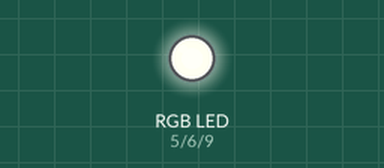
Simulated run of this sketch. Board: Arduino Uno, built with avr-gcc and run on an emulated ATmega328P. Parts: an RGB LED mixed from three pins (HIGH = lit).

Above: at 0.15 s.
At 3.75 s:
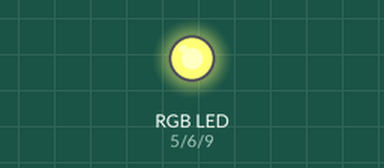
At 9.76 s:
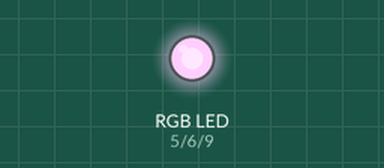
At 19.67 s:
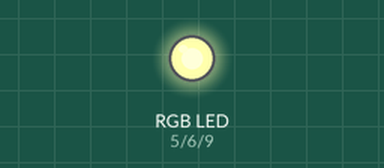
At 29.58 s:
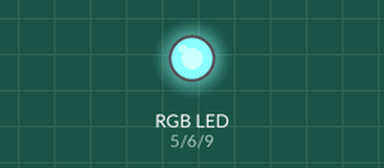
At 39.79 s:
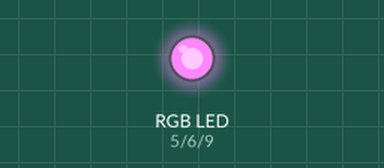
Timing chart, 0 to 40.0 s (numbered marks = the images above):
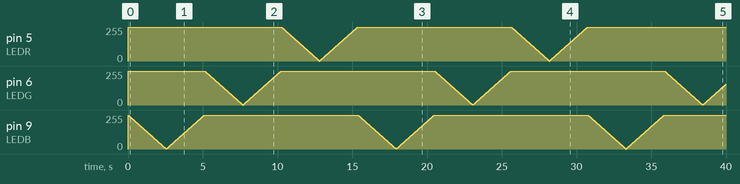

The sketch:

Board_Setup_LED_fade.ino
```cpp
// základní nastaveni RGB LED diody

const byte LEDB=9;
const byte LEDG=6;
const byte LEDR=5;


void setup() {
  // put your setup code here, to run once:
pinMode(LEDB, OUTPUT);      // set PIN LEDB as output
pinMode(LEDG, OUTPUT);      // set PIN LEDG as output
pinMode(LEDR, OUTPUT);      // set PIN LEDR as output

digitalWrite(LEDB, HIGH);     // LED BLUE OFF
digitalWrite(LEDR, HIGH);     // LED RED OFF
digitalWrite(LEDG, HIGH);     // LED GREN OFF


}

void loop() {
 // brighten up B
  for (int x = 255; x >= 0; x--) {          // for (initialization; condition; increment)
    analogWrite(LEDB, x);                   // set intenzity 255 - 0
    delay(10);
  }
// fade B
  for (int x = 0; x <= 255; x++) {
    analogWrite(LEDB, x);                  // set intenzity 0 - 255
    delay(10);
  }

// brighten up G
  for (int x = 255; x >= 0; x--) {
    analogWrite(LEDG, x);                   // set intenzity 255 - 0
    delay(10);
  }
// fade G
  for (int x = 0; x <= 255; x++) {         // for (initialization; condition; increment)
    analogWrite(LEDG, x);                  // set intenzity 0 - 255
    delay(10);
  }

// brighten up R
  for (int x = 255; x >= 0; x--) {
    analogWrite(LEDR, x);                   // set intenzity 255 - 0
    delay(10);
 }
// fade R
  for (int x = 0; x <= 255; x++) {         // for (initialization; condition; increment)
    analogWrite(LEDR, x);                  // set intenzity 0 - 255
    delay(10);
  }


}
```
